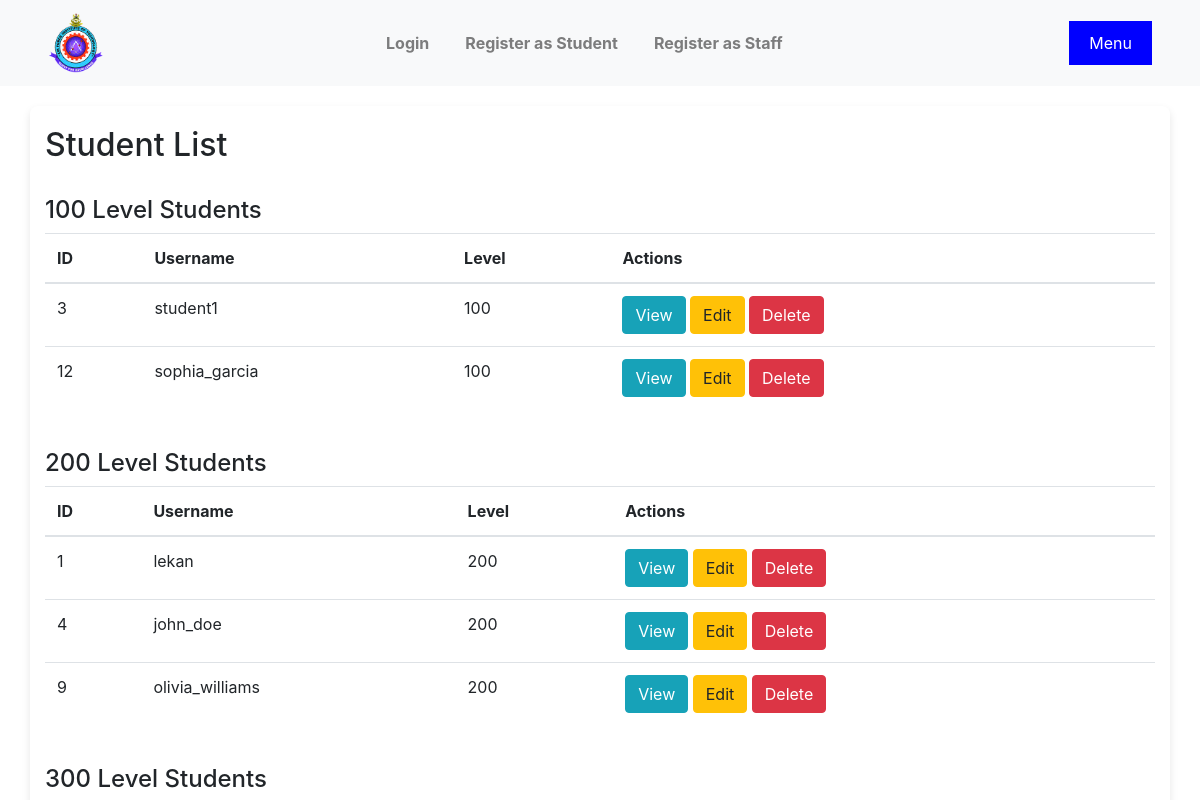
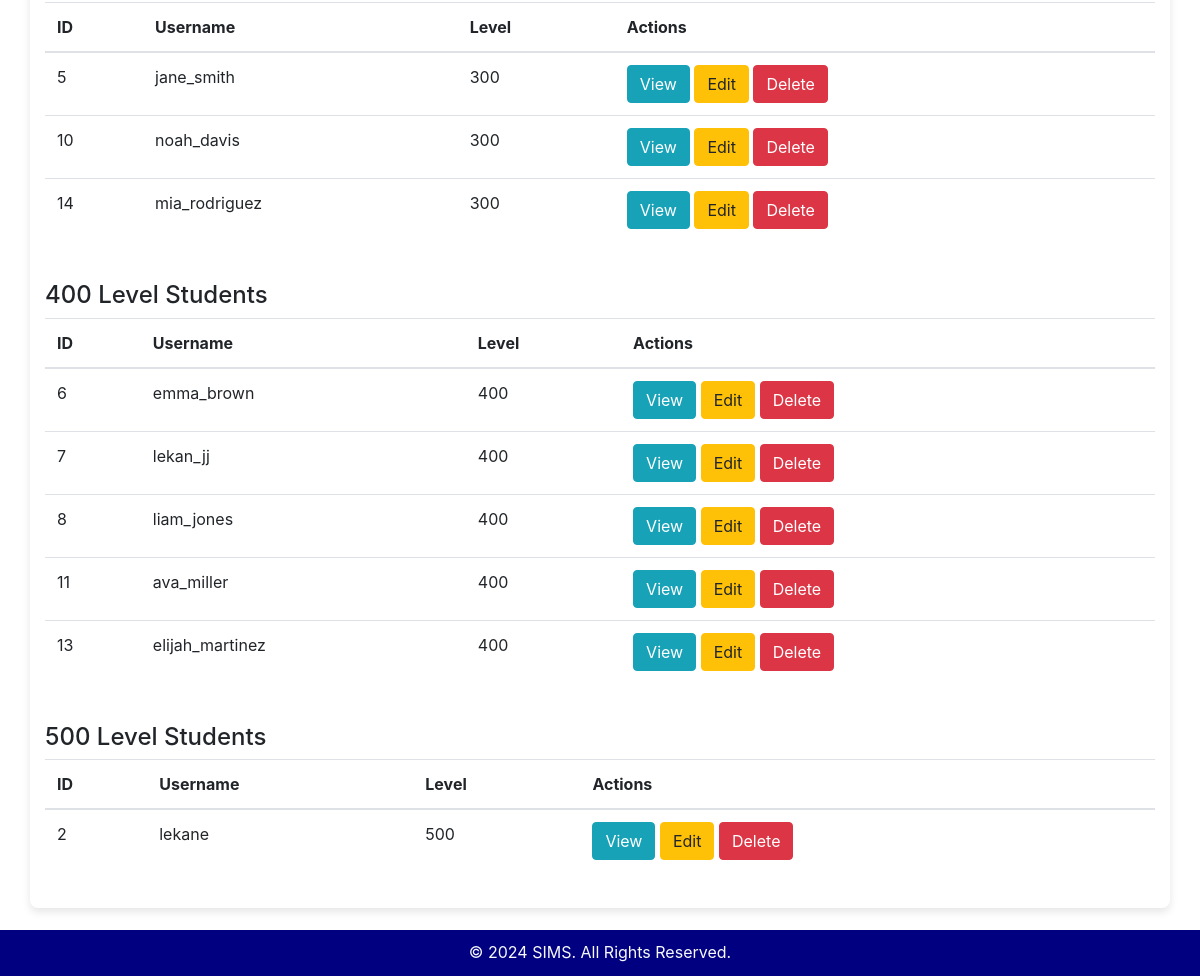
The page /students/ on the database its author committed (2 pictures, top to bottom).
### ims/models.py (models this page shows, shortened)
class Student(models.Model):
    user = models.OneToOneField(User, on_delete=models.CASCADE)
    level = models.ForeignKey(Level, on_delete=models.CASCADE)
    matric = models.CharField(max_length=50, blank=True, null=True)
    reg_no = models.CharField(max_length=50, blank=True, null=True)
    phone = models.CharField(max_length=50, blank=True, null=True)
    Gaurdian_contact = models.CharField(max_length=50, blank=True, null=True)
    department = models.ForeignKey(Department, on_delete=models.CASCADE)
    courses_registered = models.ManyToManyField('Course', related_name='students')
    carry_over = models.ManyToManyField('Course', null=True, blank=True)
    approved = models.BooleanField(default=False)

class Level(models.Model):
    level = models.CharField(max_length=255, choices=levels)
    department = models.ForeignKey(Department, on_delete=models.CASCADE)
    adviser = models.OneToOneField(Lecturer, on_delete=models.CASCADE)
    def __str__(self):
        return self.level

### users/models.py (models this page shows, shortened)
class CustomUser(AbstractUser):
    ROLE_CHOICES = [
        ('ADMIN', 'Admin'),
        ('STUDENT', 'Student'),
        ('LECTURER', 'Lecturer'),
        ('CLINIC_STAFF', 'Clinic Staff'),
    ]
    role = models.CharField(max_length=20, choices=ROLE_CHOICES)
    Approved = models.BooleanField(default=True)
    objects = CustomUserManager()

### ims/views.py (the view)
# urls.py: path('students/', views.StudentListView.as_view(), name='student_list'),
class StudentListView(ListView):
    model = Student
    context_object_name = 'students'
    template_name = 'students/student_list.html'

### templates/students/student_list.html (shortened to what this page needs)
{% extends 'base.html' %}
{% block content %}
    <h2>Student List</h2>
    <br>
<h4>100 Level Students</h4>
<table class="table">
    <thead>
        <tr>
            <th>ID</th>
            <th>Username</th>
            <th>Level</th>
            <th>Actions</th>
        </tr>
    </thead>
    <tbody>
        {% for student in students %}
            {% if student.level.level == '100' %}
                <tr>
                    <td>{{ student.id }}</td>
                    <td>{{ student.user.username }}</td>
                    <td>{{ student.level }}</td>
                    <td>
                        <a href="{% url 'student_detail' student.id %}" class="btn btn-info">View</a>
                        <a href="{% url 'student_update' student.id %}" class="btn btn-warning">Edit</a>
                        <a href="{% url 'student_delete' student.id %}" class="btn btn-danger">Delete</a>
                    </td>
                </tr>
            {% endif %}
        {% endfor %}
    </tbody>
</table>
<br>
<h4>200 Level Students</h4>
<table class="table">
    <thead>
        <tr>
            <th>ID</th>
            <th>Username</th>
            <th>Level</th>
            <th>Actions</th>
        </tr>
    </thead>
    <tbody>
        {% for student in students %}
            {% if student.level.level == '200' %}
                <tr>
                    <td>{{ student.id }}</td>
                    <td>{{ student.user.username }}</td>
                    <td>{{ student.level }}</td>
                    <td>
                        <a href="{% url 'student_detail' student.id %}" class="btn btn-info">View</a>
                        <a href="{% url 'student_update' student.id %}" class="btn btn-warning">Edit</a>
                        <a href="{% url 'student_delete' student.id %}" class="btn btn-danger">Delete</a>
                    </td>
                </tr>
            {% endif %}
        {% endfor %}
    </tbody>
</table>
<br>
<h4>300 Level Students</h4>
<table class="table">
    <thead>
        <tr>
            <th>ID</th>
            <th>Username</th>
            <th>Level</th>
            <th>Actions</th>
        </tr>
    </thead>
    <tbody>
        {% for student in students %}
            {% if student.level.level == '300' %}
                <tr>
                    <td>{{ student.id }}</td>
                    <td>{{ student.user.username }}</td>
                    <td>{{ student.level }}</td>
                    <td>
                        <a href="{% url 'student_detail' student.id %}" class="btn btn-info">View</a>
                        <a href="{% url 'student_update' student.id %}" class="btn btn-warning">Edit</a>
                        <a href="{% url 'student_delete' student.id %}" class="btn btn-danger">Delete</a>
                    </td>
                </tr>
            {% endif %}
        {% endfor %}
    </tbody>
</table>
<br>
<h4>400 Level Students</h4>
<table class="table">
    <thead>
        <tr>
            <th>ID</th>
            <th>Username</th>
            <th>Level</th>
            <th>Actions</th>
        </tr>
    </thead>
    <tbody>
        {% for student in students %}
            {% if student.level.level == '400' %}
                <tr>
                    <td>{{ student.id }}</td>
                    <td>{{ student.user.username }}</td>
                    <td>{{ student.level }}</td>
                    <td>
                        <a href="{% url 'student_detail' student.id %}" class="btn btn-info">View</a>
                        <a href="{% url 'student_update' student.id %}" class="btn btn-warning">Edit</a>
                        <a href="{% url 'student_delete' student.id %}" class="btn btn-danger">Delete</a>
                    </td>
                </tr>
            {% endif %}
        {% endfor %}
    </tbody>
</table>
<br>
<h4>500 Level Students</h4>
<table class="table">
    <thead>
        <tr>
            <th>ID</th>
            <th>Username</th>
            <th>Level</th>
            <th>Actions</th>
        </tr>
    </thead>
    <tbody>
        {% for student in students %}
            {% if student.level.level == '500' %}
                <tr>
                    <td>{{ student.id }}</td>
                    <td>{{ student.user.username }}</td>
                    <td>{{ student.level }}</td>
                    <td>
                        <a href="{% url 'student_detail' student.id %}" class="btn btn-info">View</a>
                        <a href="{% url 'student_update' student.id %}" class="btn btn-warning">Edit</a>
                        <a href="{% url 'student_delete' student.id %}" class="btn btn-danger">Delete</a>
                    </td>
                </tr>
            {% endif %}
        {% endfor %}
    </tbody>
</table>
{% endblock %}

### ims/static/css/style.css (style rules this page uses)
body { font-family: 'Arial', sans-serif; margin: 0; padding: 0; background-color: #f5f5f5; color: #333; }

### rows shown on the page
Student: id "3", user.username "student1", level "100"
Student: id "12", user.username "sophia_garcia", level "100"
Student: id "1", user.username "lekan", level "200"
Student: id "4", user.username "john_doe", level "200"
Student: id "9", user.username "olivia_williams", level "200"
Student: id "5", user.username "jane_smith", level "300"
Student: id "10", user.username "noah_davis", level "300"
Student: id "14", user.username "mia_rodriguez", level "300"
Student: id "6", user.username "emma_brown", level "400"
Student: id "7", user.username "lekan_jj", level "400"
Student: id "8", user.username "liam_jones", level "400"
Student: id "11", user.username "ava_miller", level "400"
Student: id "13", user.username "elijah_martinez", level "400"
Student: id "2", user.username "lekane", level "500"
